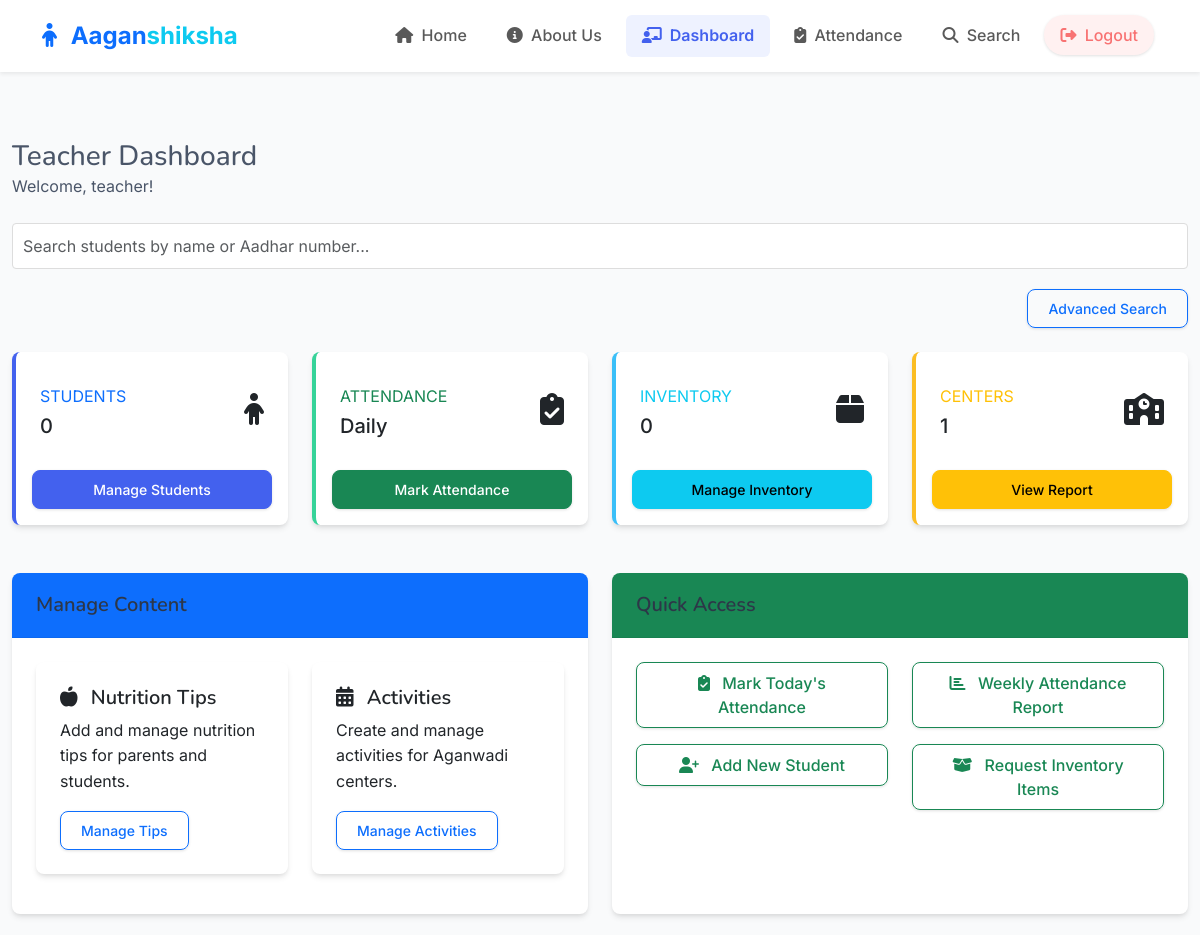
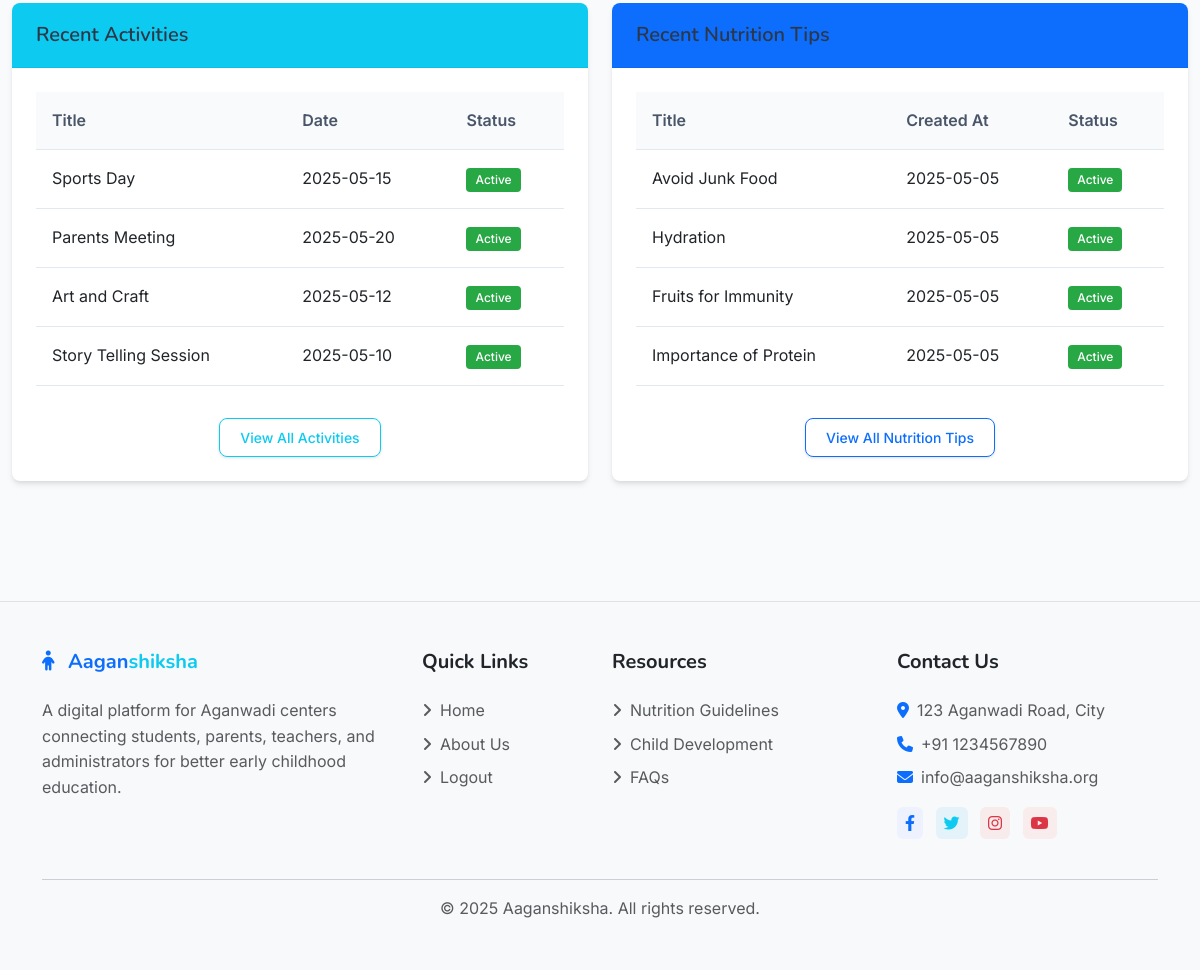
Page /teacher/dashboard (signed in) on the committed database (2 pictures, top to bottom).
### models.py (models this page shows, shortened)
class User(UserMixin, db.Model):
    id = db.Column(db.Integer, primary_key=True)
    username = db.Column(db.String(64), unique=True, nullable=False)
    email = db.Column(db.String(120), unique=True, nullable=False)
    password_hash = db.Column(db.String(256), nullable=False)
    role = db.Column(db.String(20), nullable=False)  # 'admin', 'teacher'
    aadhar_number = db.Column(db.String(12), unique=True, nullable=False)
    created_at = db.Column(db.DateTime, default=datetime.utcnow)
    center_id = db.Column(db.Integer, db.ForeignKey('center.id'), nullable=True)  # Only required for teachers
    center = db.relationship('Center', backref='teachers', lazy=True)
    complaints = db.relationship('Complaint', backref='author', lazy=True)
    nutrition_tips = db.relationship('NutritionTip', backref='created_by', lazy=True)
    activities = db.relationship('Activity', backref='created_by', lazy=True)

class Activity(db.Model):
    id = db.Column(db.Integer, primary_key=True, autoincrement=True)
    title = db.Column(db.String(100), nullable=False)
    description = db.Column(db.Text, nullable=False)
    date = db.Column(db.Date, nullable=False)
    user_id = db.Column(db.Integer, db.ForeignKey('user.id'), nullable=False)
    created_at = db.Column(db.DateTime, default=datetime.utcnow)
    updated_at = db.Column(db.DateTime, default=datetime.utcnow, onupdate=datetime.utcnow)
    is_active = db.Column(db.Boolean, default=True)

class NutritionTip(db.Model):
    id = db.Column(db.Integer, primary_key=True, autoincrement=True)
    title = db.Column(db.String(100), nullable=False)
    content = db.Column(db.Text, nullable=False)
    user_id = db.Column(db.Integer, db.ForeignKey('user.id'), nullable=False)
    created_at = db.Column(db.DateTime, default=datetime.utcnow)
    updated_at = db.Column(db.DateTime, default=datetime.utcnow, onupdate=datetime.utcnow)
    is_active = db.Column(db.Boolean, default=True)

### routes/teacher.py (the view)
@teacher_bp.route('/dashboard')
@login_required
@teacher_required
def dashboard():
    center_id = current_user.center_id
    center_name = "Not Assigned"
    if center_id:
        center = Center.query.get(center_id)
        center_name = center.name if center else "Unknown"
        students_count = Student.query.filter_by(center_id=center_id).count()
        inventory_count = Inventory.query.filter_by(center_id=center_id).count()
    else:
        students_count = 0
        inventory_count = 0
    centers_count = 1  # Teacher only has one center
    tips_count = NutritionTip.query.count()
    activities_count = Activity.query.count()
    recent_activities = Activity.query.order_by(Activity.created_at.desc()).limit(5).all()
    recent_tips = NutritionTip.query.order_by(NutritionTip.created_at.desc()).limit(5).all()
    return render_template('teacher/dashboard.html',
                           students_count=students_count,
                           centers_count=centers_count,
                           inventory_count=inventory_count,
                           tips_count=tips_count,
                           activities_count=activities_count,
                           recent_activities=recent_activities,
                           recent_tips=recent_tips,
                           center_name=center_name)

### templates/teacher/dashboard.html (shortened to what this page needs)
{% extends 'base.html' %}
{% block head %}
<link rel="stylesheet" href="https://cdnjs.cloudflare.com/ajax/libs/Chart.js/2.9.4/Chart.min.css">
{% endblock %}
{% block content %}
<div class="container-fluid py-4">
    <div class="row mb-4">
        <div class="col">
            <h1 class="h3 mb-0 text-gray-800">Teacher Dashboard</h1>
            <p class="mb-0">Welcome, {{ current_user.username }}!</p>
        </div>
    </div>
    <div class="mb-4">
        <div class="search-container">
            <input type="text" id="searchInput" class="form-control search-input" placeholder="Search students by name or Aadhar number...">
        </div>
        <div class="text-end mt-2">
            <a href="{{ url_for('teacher.search') }}" class="btn btn-sm btn-outline-primary">Advanced Search</a>
        </div>
    </div>
    <div class="row mb-4">
        <div class="col-xl-3 col-md-6 mb-4">
            <div class="card border-left-primary h-100 py-2">
                <div class="card-body">
                    <div class="row no-gutters align-items-center">
                        <div class="col mr-2">
                            <div class="text-xs font-weight-bold text-primary text-uppercase mb-1">
                                Students</div>
                            <div class="h5 mb-0 font-weight-bold">{{ students_count }}</div>
                        </div>
                        <div class="col-auto">
                            <i class="fas fa-child fa-2x text-gray-300"></i>
                        </div>
                    </div>
                </div>
                <div class="card-footer bg-transparent border-0">
                    <a href="{{ url_for('teacher.students') }}" class="btn btn-sm btn-primary w-100">
                        Manage Students
                    </a>
                </div>
            </div>
        </div>
        <div class="col-xl-3 col-md-6 mb-4">
            <div class="card border-left-success h-100 py-2">
                <div class="card-body">
                    <div class="row no-gutters align-items-center">
                        <div class="col mr-2">
                            <div class="text-xs font-weight-bold text-success text-uppercase mb-1">
                                Attendance</div>
                            <div class="h5 mb-0 font-weight-bold">Daily</div>
                        </div>
                        <div class="col-auto">
                            <i class="fas fa-clipboard-check fa-2x text-gray-300"></i>
                        </div>
                    </div>
                </div>
                <div class="card-footer bg-transparent border-0">
                    <a href="{{ url_for('teacher.attendance') }}" class="btn btn-sm btn-success w-100">
                        Mark Attendance
                    </a>
                </div>
            </div>
        </div>
        <div class="col-xl-3 col-md-6 mb-4">
            <div class="card border-left-info h-100 py-2">
                <div class="card-body">
                    <div class="row no-gutters align-items-center">
                        <div class="col mr-2">
                            <div class="text-xs font-weight-bold text-info text-uppercase mb-1">
                                Inventory</div>
                            <div class="h5 mb-0 font-weight-bold">{{ inventory_count }}</div>
                        </div>
                        <div class="col-auto">
                            <i class="fas fa-box fa-2x text-gray-300"></i>
                        </div>
                    </div>
                </div>
                <div class="card-footer bg-transparent border-0">
                    <a href="{{ url_for('teacher.inventory') }}" class="btn btn-sm btn-info w-100">
                        Manage Inventory
                    </a>
                </div>
            </div>
        </div>
        <div class="col-xl-3 col-md-6 mb-4">
            <div class="card border-left-warning h-100 py-2">
                <div class="card-body">
                    <div class="row no-gutters align-items-center">
                        <div class="col mr-2">
                            <div class="text-xs font-weight-bold text-warning text-uppercase mb-1">
                                Centers</div>
                            <div class="h5 mb-0 font-weight-bold">{{ centers_count }}</div>
                        </div>
                        <div class="col-auto">
                            <i class="fas fa-school fa-2x text-gray-300"></i>
                        </div>
                    </div>
                </div>
                <div class="card-footer bg-transparent border-0">
                    <a href="{{ url_for('attendance.index') }}" class="btn btn-sm btn-warning w-100">
                        View Report
                    </a>
                </div>
            </div>
        </div>
    </div>
    <div class="row">
        <div class="col-xl-6 col-md-12 mb-4">
            <div class="card h-100">
                <div class="card-header bg-primary text-white">
                    <h5 class="mb-0">Manage Content</h5>
                </div>
                <div class="card-body">
                    <div class="row">
                        <div class="col-md-6 mb-3">
                            <div class="card">
                                <div class="card-body">
                                    <h5 class="card-title">
                                        <i class="fas fa-apple-alt me-2"></i> Nutrition Tips
                                    </h5>
                                    <p class="card-text">Add and manage nutrition tips for parents and students.</p>
                                    <a href="{{ url_for('teacher.nutrition') }}" class="btn btn-outline-primary btn-sm">Manage Tips</a>
                                </div>
                            </div>
                        </div>
                        <div class="col-md-6 mb-3">
                            <div class="card">
                                <div class="card-body">
                                    <h5 class="card-title">
                                        <i class="fas fa-calendar-alt me-2"></i> Activities
                                    </h5>
                                    <p class="card-text">Create and manage activities for Aganwadi centers.</p>
                                    <a href="{{ url_for('teacher.activities') }}" class="btn btn-outline-primary btn-sm">Manage Activities</a>
                                </div>
                            </div>
                        </div>
                    </div>
                </div>
            </div>
        </div>
        <div class="col-xl-6 col-md-12 mb-4">
            <div class="card h-100">
                <div class="card-header bg-success text-white">
                    <h5 class="mb-0">Quick Access</h5>
                </div>
                <div class="card-body">
                    <div class="row">
                        <div class="col-md-6 mb-3">
                            <div class="d-grid">
                                <a href="{{ url_for('teacher.attendance') }}" class="btn btn-outline-success">
                                    <i class="fas fa-clipboard-check me-2"></i> Mark Today's Attendance
                                </a>
                            </div>
                        </div>
                        <div class="col-md-6 mb-3">
                            <div class="d-grid">
                                <a href="{{ url_for('attendance.index') }}" class="btn btn-outline-success">
                                    <i class="fas fa-chart-bar me-2"></i> Weekly Attendance Report
                                </a>
                            </div>
                        </div>
                        <div class="col-md-6 mb-3">
                            <div class="d-grid">
                                <a href="{{ url_for('teacher.students') }}" class="btn btn-outline-success">
                                    <i class="fas fa-user-plus me-2"></i> Add New Student
                                </a>
                            </div>
                        </div>
                        <div class="col-md-6 mb-3">
                            <div class="d-grid">
                                <a href="{{ url_for('teacher.inventory') }}" class="btn btn-outline-success">
                                    <i class="fas fa-box-open me-2"></i> Request Inventory Items
                                </a>
                            </div>
                        </div>
                    </div>
                </div>
            </div>
        </div>
    </div>
    <div class="row">
        <div class="col-xl-6 mb-4">
            <div class="card h-100">
                <div class="card-header bg-info text-white">
                    <h5 class="mb-0">Recent Activities</h5>
                </div>
                <div class="card-body">
                    <div class="table-responsive">
                        <table class="table table-hover">
                            <thead>
                                <tr>
                                    <th>Title</th>
                                    <th>Date</th>
                                    <th>Status</th>
                                </tr>
                            </thead>
                            <tbody>
                                {% for activity in recent_activities %}
                                    <tr>
                                        <td>{{ activity.title }}</td>
                                        <td>{{ activity.date.strftime('%Y-%m-%d') }}</td>
                                        <td>
                                            {% if activity.is_active %}
                                                <span class="badge bg-success">Active</span>
                                            {% else %}
                                                <span class="badge bg-secondary">Inactive</span>
                                            {% endif %}
                                        </td>
                                    </tr>
                                {% endfor %}
                            </tbody>
                        </table>
                    </div>
                    <div class="text-center mt-3">
                        <a href="{{ url_for('teacher.activities') }}" class="btn btn-sm btn-outline-info">View All Activities</a>
                    </div>
                </div>
            </div>
        </div>
        <div class="col-xl-6 mb-4">
            <div class="card h-100">
                <div class="card-header bg-primary text-white">
                    <h5 class="mb-0">Recent Nutrition Tips</h5>
                </div>
                <div class="card-body">
                    <div class="table-responsive">
                        <table class="table table-hover">
                            <thead>
                                <tr>
                                    <th>Title</th>
                                    <th>Created At</th>
                                    <th>Status</th>
                                </tr>
                            </thead>
                            <tbody>
                                {% for tip in recent_tips %}
                                    <tr>
                                        <td>{{ tip.title }}</td>
                                        <td>{{ tip.created_at.strftime('%Y-%m-%d') }}</td>
                                        <td>
                                            {% if tip.is_active %}
                                                <span class="badge bg-success">Active</span>
                                            {% else %}
                                                <span class="badge bg-secondary">Inactive</span>
                                            {% endif %}
                                        </td>
                                    </tr>
                                {% endfor %}
                            </tbody>
                        </table>
                    </div>
                    <div class="text-center mt-3">
                        <a href="{{ url_for('teacher.nutrition') }}" class="btn btn-sm btn-outline-primary">View All Nutrition Tips</a>
                    </div>
                </div>
            </div>
        </div>
    </div>
</div>
{% endblock %}

### rows in the picture
User: username "teacher"
Activity: title "Sports Day", date "2025-05-15", is_active "Active"
Activity: title "Parents Meeting", date "2025-05-20", is_active "Active"
Activity: title "Art and Craft", date "2025-05-12", is_active "Active"
Activity: title "Story Telling Session", date "2025-05-10", is_active "Active"
NutritionTip: title "Avoid Junk Food", created_at "2025-05-05", is_active "Active"
NutritionTip: title "Hydration", created_at "2025-05-05", is_active "Active"
NutritionTip: title "Fruits for Immunity", created_at "2025-05-05", is_active "Active"
NutritionTip: title "Importance of Protein", created_at "2025-05-05", is_active "Active"

### other values in the picture
{{ students_count }} "0"
{{ inventory_count }} "0"
{{ centers_count }} "1"
{{ current_year|default(2025) }} "2025"
